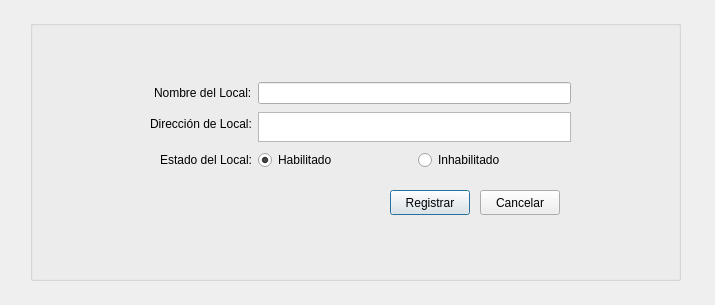
<?xml version="1.0" encoding="UTF-8"?>
<ui version="4.0">
 <class>registrarLocal</class>
 <widget class="QDialog" name="registrarLocal">
  <property name="geometry">
   <rect>
    <x>0</x>
    <y>0</y>
    <width>715</width>
    <height>305</height>
   </rect>
  </property>
  <property name="windowTitle">
   <string>Registrar Local de Vacunación</string>
  </property>
  <widget class="QGroupBox" name="groupBox">
   <property name="geometry">
    <rect>
     <x>30</x>
     <y>20</y>
     <width>651</width>
     <height>261</height>
    </rect>
   </property>
   <property name="title">
    <string/>
   </property>
   <widget class="QWidget" name="formLayoutWidget">
    <property name="geometry">
     <rect>
      <x>120</x>
      <y>60</y>
      <width>421</width>
      <height>94</height>
     </rect>
    </property>
    <layout class="QFormLayout" name="formLayout">
     <property name="labelAlignment">
      <set>Qt::AlignRight|Qt::AlignTrailing|Qt::AlignVCenter</set>
     </property>
     <item row="1" column="0">
      <widget class="QLabel" name="label_3">
       <property name="text">
        <string>Dirección de Local:</string>
       </property>
      </widget>
     </item>
     <item row="1" column="1">
      <widget class="QTextEdit" name="direccionLocalTxt">
       <property name="maximumSize">
        <size>
         <width>16777215</width>
         <height>30</height>
        </size>
       </property>
      </widget>
     </item>
     <item row="0" column="0">
      <widget class="QLabel" name="label_5">
       <property name="text">
        <string>Nombre del Local:</string>
       </property>
      </widget>
     </item>
     <item row="0" column="1">
      <widget class="QLineEdit" name="nombreLocalTxt"/>
     </item>
     <item row="2" column="0">
      <widget class="QLabel" name="label_4">
       <property name="text">
        <string>Estado del Local:</string>
       </property>
      </widget>
     </item>
     <item row="2" column="1">
      <layout class="QHBoxLayout" name="horizontalLayout">
       <item>
        <widget class="QRadioButton" name="habilitarLocalRb">
         <property name="text">
          <string>Habilitado</string>
         </property>
         <property name="checked">
          <bool>true</bool>
         </property>
        </widget>
       </item>
       <item>
        <widget class="QRadioButton" name="inhabilitarLocalRb">
         <property name="text">
          <string>Inhabilitado</string>
         </property>
        </widget>
       </item>
      </layout>
     </item>
    </layout>
   </widget>
   <widget class="QPushButton" name="registrarLocalPb">
    <property name="geometry">
     <rect>
      <x>360</x>
      <y>170</y>
      <width>80</width>
      <height>25</height>
     </rect>
    </property>
    <property name="text">
     <string>Registrar</string>
    </property>
   </widget>
   <widget class="QPushButton" name="cancelarLocalPb">
    <property name="geometry">
     <rect>
      <x>450</x>
      <y>170</y>
      <width>80</width>
      <height>25</height>
     </rect>
    </property>
    <property name="text">
     <string>Cancelar</string>
    </property>
   </widget>
  </widget>
 </widget>
 <tabstops>
  <tabstop>nombreLocalTxt</tabstop>
  <tabstop>direccionLocalTxt</tabstop>
  <tabstop>habilitarLocalRb</tabstop>
  <tabstop>inhabilitarLocalRb</tabstop>
  <tabstop>registrarLocalPb</tabstop>
  <tabstop>cancelarLocalPb</tabstop>
 </tabstops>
 <resources/>
 <connections/>
</ui>
